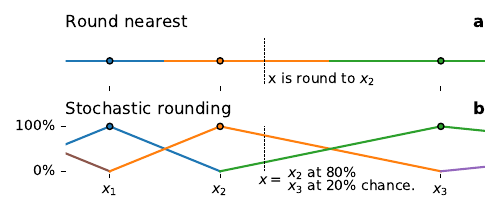

Write the Julia code that produced this figure.
using PyPlot
using Statistics

Statistics.mean(x::Real,y::Real) = (x+y)/2

x = [0.5,1.0,2.0]
xint = [mean(x[i],x[i+1]) for i in 1:length(x)-1]

fig,(ax1,ax2) = subplots(2,1,figsize=(5,2.2),sharex=true)

for i in 1:length(x)
    ax1.scatter(x[i],0,20,color="C$(i-1)",edgecolor="k",zorder=10)
end

ax1.plot([0,xint[1]],[0,0],"C0")
ax1.plot([xint[1],xint[2]],[0,0],"C1")
ax1.plot([xint[2],3],[0,0],"C2")
ax1.set_yticks([])
ax1.set_frame_on(false)
ax1.set_title("Round nearest",loc="left")

ax1.plot([1.2,1.2],[-0.2,0.2],"k--",lw=0.5)
ax1.text(1.22,-0.2,L"x is round to $x_2$")

ax2.plot([-0.5,0,x[1]],[0,1,0],"C5")
ax2.plot([0,x[1],x[2]],[0,1,0],"C0")
ax2.plot([x[1],x[2],x[3]],[0,1,0],"C1")
ax2.plot([x[2],x[3],4],[0,1,0],"C2")
ax2.plot([x[3],4,5],[0,1,0],"C4")

for i in 1:length(x)
    ax2.scatter(x[i],1,20,color="C$(i-1)",edgecolor="k",zorder=10)
end

ax2.plot([1.2,1.2],[0,1],"k--",lw=0.5)
ax2.text(1.18,-0.3,L"x = ")
ax2.text(1.31,-0.15,L"$x_2$ at 80%")
ax2.text(1.31,-0.45,L"$x_3$ at 20% chance.")

ax2.set_xlim(x[1]-0.2,x[3]+0.2)
ax2.set_yticks([0,1])
ax2.set_yticklabels([L"0\%",L"100\%"])
ax2.set_xticks(x)
ax2.set_xticklabels([L"$x_1$",L"$x_2$",L"$x_3$"])
ax2.set_frame_on(false)
ax2.set_title("Stochastic rounding",loc="left")

ax1.set_title("a",loc="right",fontweight="bold")
ax2.set_title("b",loc="right",fontweight="bold")

tight_layout()
savefig("figs/schematic.pdf")
savefig("figs/schematic.png",dpi=200)
close(fig)
